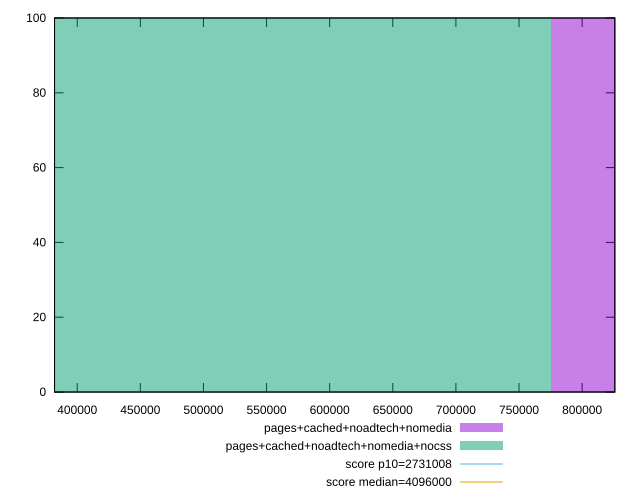

Source code (gnuplot):
reset

$pagesCachedNoadtechNomedia <<EOF
1033297.992774017 100
EOF

$pagesCachedNoadtechNomediaNocss <<EOF
516648.9963870085 100
EOF

set key outside below
set boxwidth 516648.9963870085
set xrange [382017:825909]
set yrange [0:100]
set trange [0:100]
set style fill transparent solid 0.5 noborder

set parametric
set terminal svg size 640, 500 enhanced background rgb 'white'
set output "report_00015_2021-02-09T16-11-33.973Z/total-byte-weight/comparison/histogram/3_vs_4.svg"

plot $pagesCachedNoadtechNomedia title "pages+cached+noadtech+nomedia" with boxes, \
     $pagesCachedNoadtechNomediaNocss title "pages+cached+noadtech+nomedia+nocss" with boxes, \
     2731008,t title "score p10=2731008", \
     4096000,t title "score median=4096000"

reset
